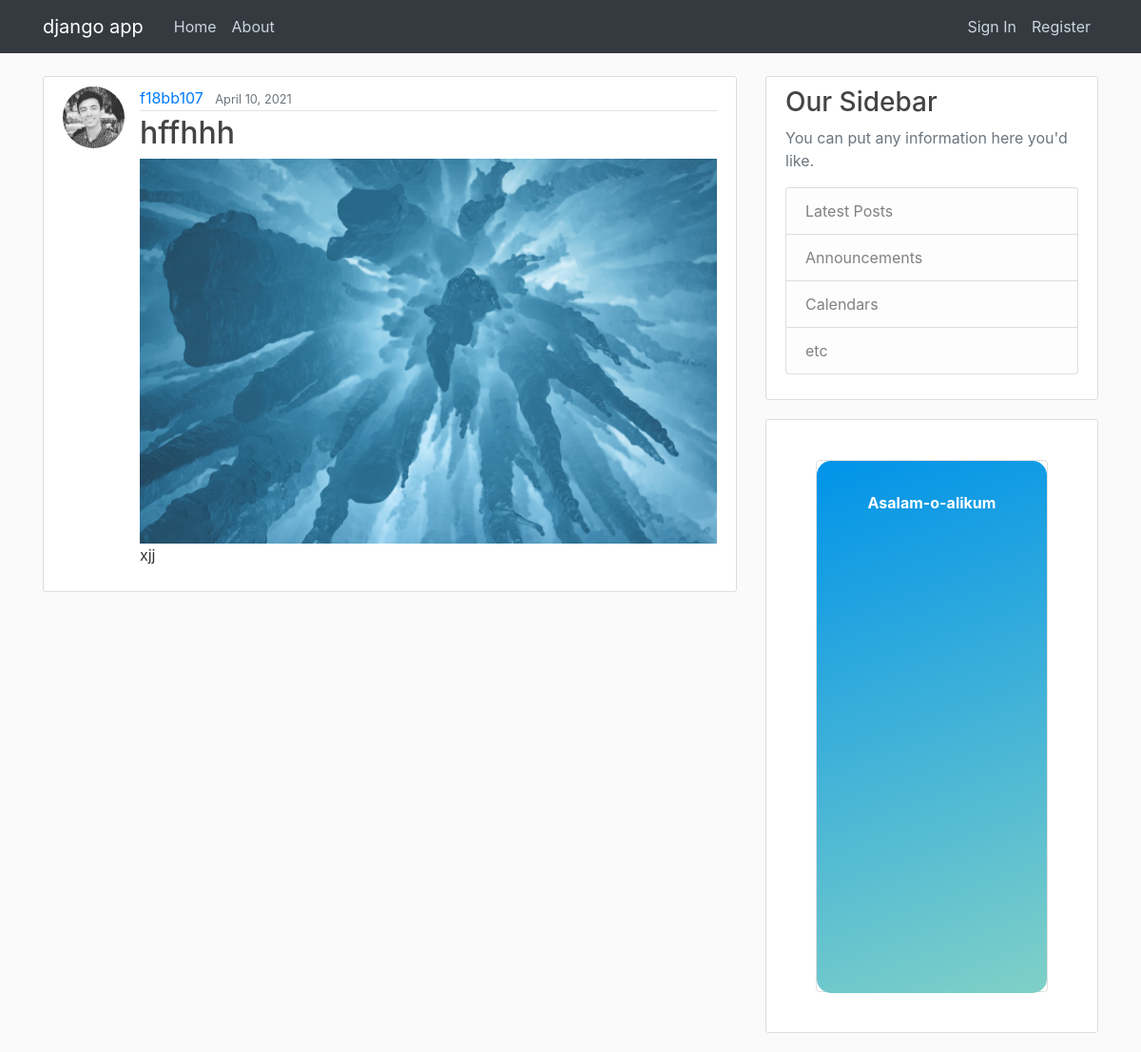
Page /post/25/ on the committed database.
### blog/models.py (models this page shows, shortened)
class Post(models.Model):
    title = models.CharField(max_length=100)
    content = models.TextField()
    date_posted = models.DateTimeField(default=timezone.now)
    author = models.ForeignKey(User, on_delete=models.CASCADE)
    image = models.ImageField(default='default_2.jpg', upload_to='blog_images')

### users/models.py (models this page shows, shortened)
class Profile(models.Model):
    user = models.OneToOneField(User, on_delete=models.CASCADE)
    image = models.ImageField(default='default_1.png', upload_to='profile_pics')

### blog/views.py (the view)
# urls.py: path('post/<int:pk>/', PostDetailView.as_view(), name='post-detail'),
class PostDetailView(DetailView):
    model = Post

### blog/templates/blog/post_detail.html (shortened to what this page needs)
{% extends "blog/base.html" %}
{% block content %}
<article class="media content-section">
    <img class='rounded-circle article-img' src="{{ object.author.profile.image.url }}">
    <div class="media-body">
        <div class="article-metadata">
            <a class="mr-2" href="{% url 'user-posts' object.author.username %}">{{ object.author }}</a>
            <small class="text-muted">{{object.date_posted| date:"F d, Y"}}</small>
        </div>
        <h2 class="article-title">{{ object.title }}</h2>
        <img style="width:100%; height:auto;" src="{{ object.image.url }}">
        <p class="article-content">{{ object.content }}</p>
    </div>
</article>
{% endblock content %}

### blog/static/blog/main.css (style rules this page uses)
body { background: #fafafa; color: #333333; margin-top: 5rem; }
h1, h2, h3, h4, h5, h6 { color: #444444; }
.content-section { background: #ffffff; padding: 10px 20px; border: 1px solid #dddddd; border-radius: 3px; margin-bottom: 20px; }
.article-title { color: #444444; }
.article-content { white-space: pre-line; }
.article-img { height: 65px; width: 65px; margin-right: 16px; }
.article-metadata { padding-bottom: 1px; margin-bottom: 4px; border-bottom: 1px solid #e3e3e3 }

### rows in the picture
Post: author.profile.image (picture), author "f18bb107", date_posted "April 10, 2021", title "hffhhh", image (picture), content "xjj"
